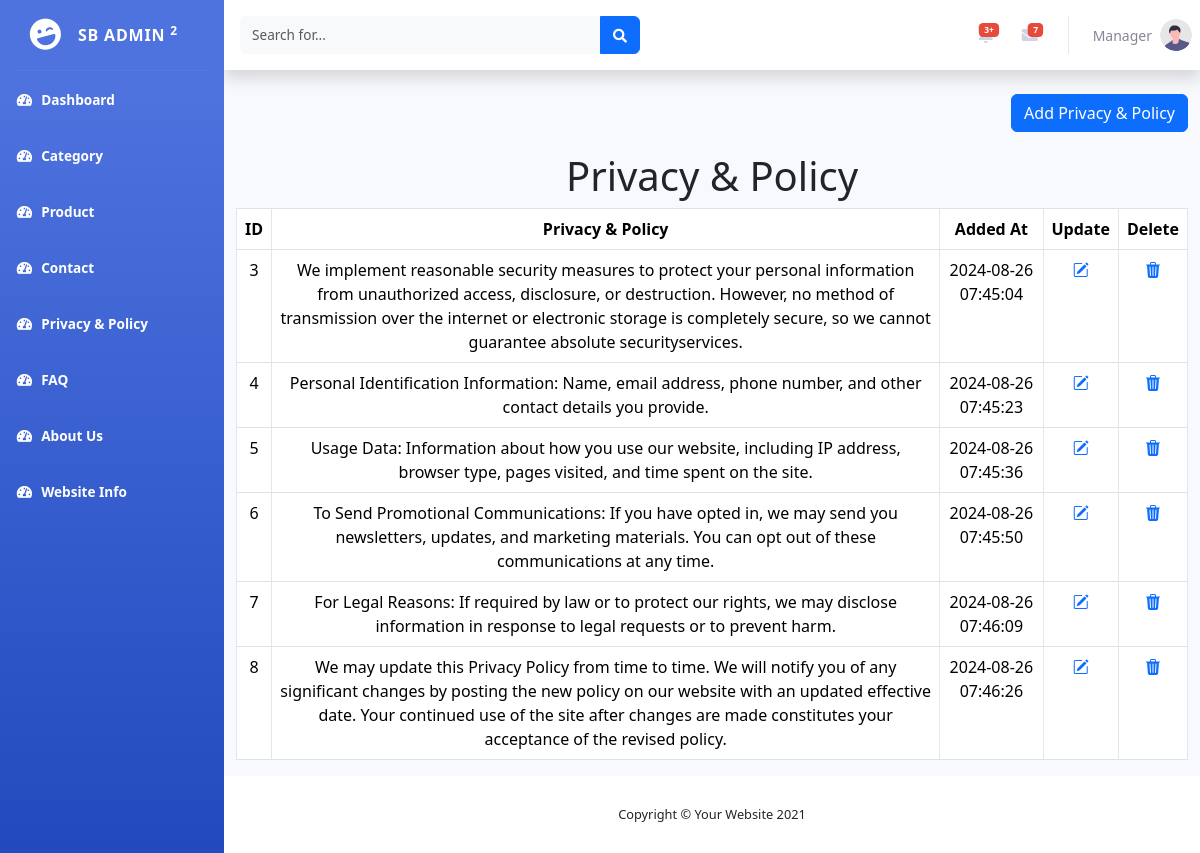
Page /Admin/ShowPrivacy.php (signed in) on the committed database.
### tables this page shows
CREATE TABLE `privacy` (
  `ID` int(11) NOT NULL,
  `Description` varchar(1000) NOT NULL,
  `Added_at` timestamp NOT NULL DEFAULT current_timestamp()
);

### Admin/ShowPrivacy.php (the view, shortened to what this page needs)
<!DOCTYPE html>
<html lang="en">
<head>
</head>
<body>
<?php include("header.php")?>
<div class="container">
<div class="button-container">
    <button class="btn btn-primary"><a href="Privacy.php">Add Privacy & Policy</a></button>
    </div>
    <h1>Privacy & Policy</h1>
<table class="table table-bordered">
    <tr>
        <th>ID</th>
        <th>Privacy & Policy</th>
        <th>Added At</th>
        <th>Update</th>
        <th>Delete</th>
    </tr>
    <?php
    $conn=mysqli_connect("localhost","root","","ecommerce");
    $query="SELECT * FROM `privacy`";
    $result=mysqli_query($conn,$query);
    while($row=mysqli_fetch_array($result))
    {
        echo "<tr>";
        echo "<td>".$row[0]."</td>";
        echo "<td>".$row[1]."</td>";
        echo "<td>".$row[2]."</td>";
        echo '<td><a href="updateprivacypolicy.php?i='.$row[0].'"><i class="bi bi-pencil-square"></i></a></td>';
        echo '<td><a href="deleteprivacy.php?a='.$row[0].'"><i class="bi bi-trash3-fill"></i></a></td>';
        echo "</tr>";
    }
    ?>
</table>
</div>
<?php include("footer.php")?>
</body>
</html>

### Admin/ShowPrivacy.php (style rules this page uses)
td,tr,h1 { text-align: center; }
.btn-primary { background-color: #007bff; color: white; text-align: center; transition: background-color 0.3s ease; }
.btn-primary a { color: white; text-decoration: none; }
.button-container { display: flex; justify-content: flex-end; margin-bottom: 20px; }

### rows in the picture
privacy: ID "3", Description "We implement reasonable security measures to protect your personal information from unauthorized access, disclosure, or destruction. However, no method of transmission over the internet or electronic storage is completely secure, so we cannot guarantee absolute securityservices.", Added_at "2024-08-26 07:45:04"
privacy: ID "4", Description "Personal Identification Information: Name, email address, phone number, and other contact details you provide.", Added_at "2024-08-26 07:45:23"
privacy: ID "5", Description "Usage Data: Information about how you use our website, including IP address, browser type, pages visited, and time spent on the site.", Added_at "2024-08-26 07:45:36"
privacy: ID "6", Description "To Send Promotional Communications: If you have opted in, we may send you newsletters, updates, and marketing materials. You can opt out of these communications at any time.", Added_at "2024-08-26 07:45:50"
privacy: ID "7", Description "For Legal Reasons: If required by law or to protect our rights, we may disclose information in response to legal requests or to prevent harm.", Added_at "2024-08-26 07:46:09"
privacy: ID "8", Description "We may update this Privacy Policy from time to time. We will notify you of any significant changes by posting the new policy on our website with an updated effective date. Your continued use of the site after changes are made constitutes your acceptance of the revised policy.", Added_at "2024-08-26 07:46:26"

### other values in the picture
$_SESSION["name"] "Manager"
